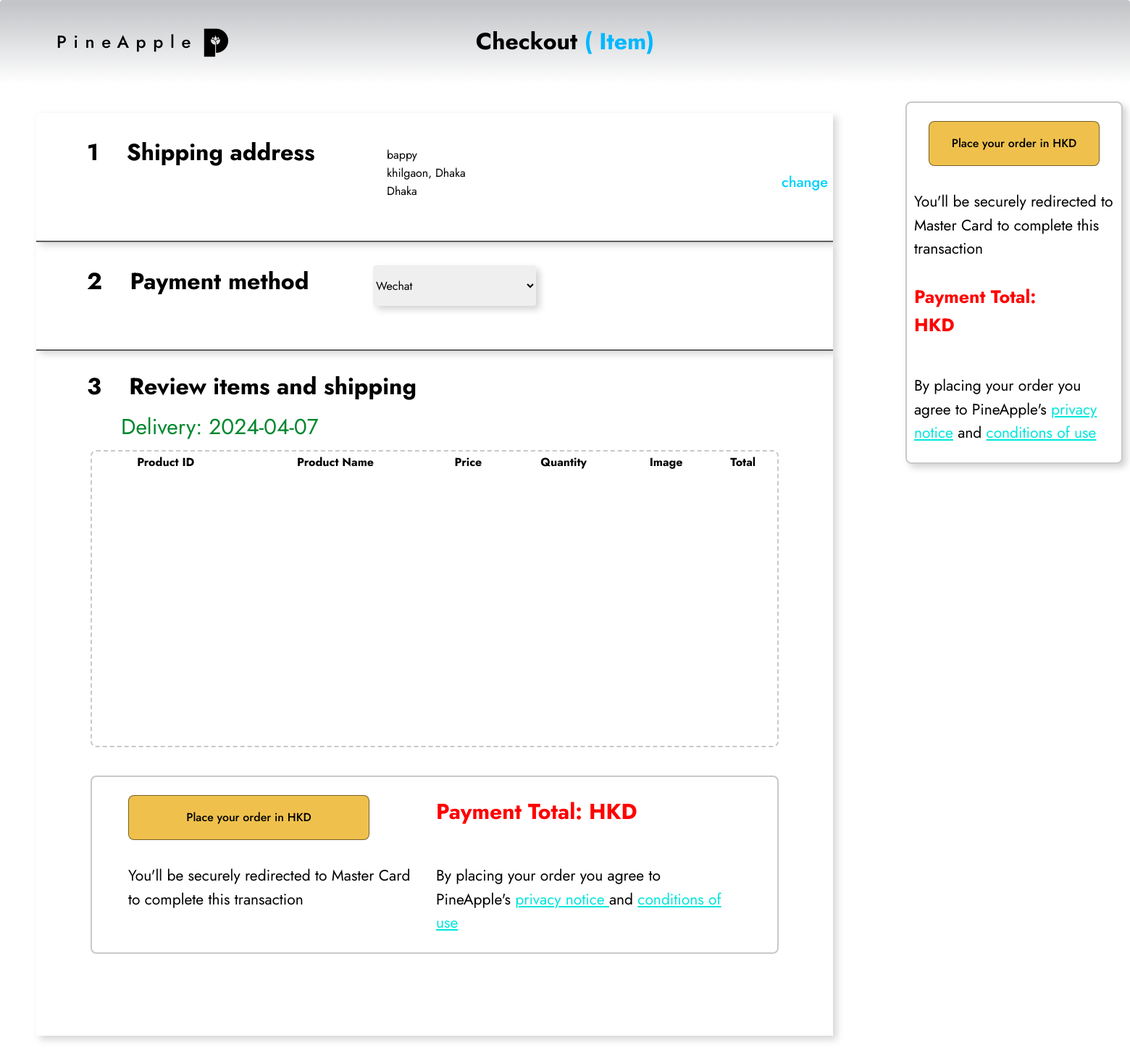
Screenshot of /payment.php (signed in) with the database file from the repository.
### tables this page shows
CREATE TABLE IF NOT EXISTS `tbl_customer` (
  `id` int NOT NULL AUTO_INCREMENT,
  `name` varchar(255) NOT NULL,
  `address` text NOT NULL,
  `city` varchar(30) NOT NULL,
  `country` varchar(30) NOT NULL,
  `zip` varchar(30) NOT NULL,
  `phone` varchar(30) NOT NULL,
  `email` varchar(255) NOT NULL,
  `pass` varchar(32) NOT NULL,
  PRIMARY KEY (`id`)
);

### classess/Customer.php (called while the page is built, shortened)
<?php
$filepath = realpath(dirname(__FILE__));
include_once ($filepath.'/../lib/Database.php');
?>
<?php
class Customer{
	private $db;
	public function __construct()
	{
		$this->db = new Database();
	}
	public function getCustomerData($id){
		$query = "SELECT * FROM tbl_customer WHERE id = '$id'";
		$result = $this->db->select($query);
		return $result;
	}
}
?>

### lib/Database.php (called while the page is built, shortened)
<?php
Class Database{
 public $host   = DB_HOST;
 public $user   = DB_USER;
 public $pass   = DB_PASS;
 public $dbname = DB_NAME;
 public $link;
private function connectDB(){
 $this->link = new mysqli($this->host, $this->user, $this->pass,
  $this->dbname);
 }
public function select($query){
  $result = $this->link->query($query) or
   die($this->link->error.__LINE__);
  if($result->num_rows > 0){
    return $result;
  } else {
    return false;
  }
 }
}

### lib/Session.php (called while the page is built, shortened)
<?php
class Session{
 public static function get($key){
  if (isset($_SESSION[$key])) {
   return $_SESSION[$key];
  } else {
   return false;
  }
 }
}
?>

### payment.php (the view, shortened to what this page needs)
<?php
include 'lib/Session.php';
include 'lib/Database.php';
$cmr = new Customer();
?>
<!DOCTYPE html>
<html lang="en">
  <head>
    <link
      rel="stylesheet"
      href="https://unpkg.com/animate.css@4.1.1/animate.css"
    />
    <link
      rel="stylesheet"
      href="https://unpkg.com/@teleporthq/teleport-custom-scripts/dist/style.css"
    />
  </head>
  <body>
    <link rel="stylesheet" href="./style.css" />
    <div>
      <link href="./payment.css" rel="stylesheet" />
      <div class="payment-container">
        <div class="payment-left">
          <div class="payment-address">
            <?php
              $id = Session::get("cmrId");
              $getdata = $cmr->getCustomerData($id);
              if ($getdata) {
                while ($result = $getdata->fetch_assoc()) {
            ?>
                <h1 class="payment-text">1&nbsp; &nbsp; Shipping address</h1>
                <ul class="payment-ul list">
                  <li class="list-item"><span><?php echo $result['name'];?></span></li>
                  <li class="list-item">
                    <span><?php echo $result['address'];?></span>
                  </li>
                  <li class="list-item">
                    <span><?php echo $result['city'];?></span>
                  </li>
                </ul>
                <a href="change-address.php" class="payment-change navbar-link">
                  change
                </a>
            <?php }} ?>
          </div>
          <div class="payment-paymentmethod">
            <h1 class="payment-text04">2&nbsp; &nbsp; Payment method</h1>
            <select name = "payment-method" size="1" class="payment-select1">
              <option value="Wechat">Wechat</option>
            </select>
          </div>
          <div class="payment-detail">
            <h1 class="payment-text07">
              3&nbsp; &nbsp; Review items and shipping
            </h1>
            <div class="payment-item">
            <table class="data display datatable" id="example" style="width: 1200px;">
              <thead>
                <tr>
                  <th>Product ID</th>
                  <th>Product Name</th>
                  <th>Price</th>
                  <th>Quantity</th>
                  <th>Image</th>
                  <th>Total</th>
                </tr>
              </thead>
	          </table>
            </div>
            <label class="payment-text08">Delivery: <?php echo date('Y-m-d');?></label>
            <div class="payment-payment">
              <button type="button" class="payment-button button">
                <a href="?orderid=Order">Place your order in HKD</a>
              </button>
              <span class="payment-text09">
                You'll be securely redirected to Master Card to complete this
                transaction
              </span>
              <label class="payment-text10">Payment Total: HKD <?php echo $sum;?></label>
              <span class="payment-text11">
                <span>By placing your order you agree to PineApple's</span>
                <a href="template.html" class="payment-navlink">
                  privacy notice
                </a>
                <span>and</span>
                <a href="template.html" class="payment-navlink1">
                  conditions of use
                </a>
              </span>
            </div>
          </div>
        </div>
        <div class="payment-head">
          <a href="index.php" class="payment-navlink2">
            <div class="logo-container navbar-logo-title logo-root-class-name6">
              <span class="logo-logo-center Logo navbar-logo-title">
                <span>PineApple</span>
              </span>
              <img
                alt="image"
                src="public/Pineapple Icons/logo_no_bg_2-200h.png"
                class="logo-image"
              />
            </div>
          </a>
          <h1>
            <span>Checkout</span>
            <span class="payment-text16">(<?php echo $qty;?> Item)</span>
          </h1>
        </div>
        <div class="payment-right">
          <button type="button" class="payment-button1 button">
            <a href="?orderid=Order">Place your order in HKD</a>
          </button>
          <span class="payment-text17">
            You'll be securely redirected to Master Card to complete this
            transaction
          </span>
          <label class="payment-text18">
            <span>Payment Total:</span>
            <br />
            <span>HKD <?php echo $sum;?></span>
          </label>
          <span class="payment-text22">
            <span>By placing your order you agree to PineApple's</span>
            <a href="template.html" class="payment-navlink3">privacy notice</a>
            <span>and</span>
            <a href="template.html" class="payment-navlink4">
              conditions of use
            </a>
          </span>
        </div>
      </div>
    </div>
  </body>
</html>

### style.css (style rules this page uses)
:root { --dl-color-gray-500: #595959; --dl-color-gray-700: #999999; --dl-color-gray-900: #D9D9D9; --dl-color-gray-950: #e5e5e5ff; --dl-size-size-large: 144px; --dl-size-size-small: 48px; --dl-color-gray-black: #000000; --dl-color-gray-white: #FFFFFF; --dl-size-size-medium: 96px; --dl-size-size-xlarge: 192px; --dl-size-size-xsmall: 16px; --dl-space-space-unit: 16px; --dl-size-size-xxlarge: 288px; --dl-color-gray-black50: #00000080; --dl-color-gray-black60: #00000099; --dl-color-gray-black80: #000000cc; --dl-color-pallet-green: #dfe7ddff; --dl-size-size-maxwidth: 1328px; --dl-color-pallet-yellow: #efc14cff; --dl-radius-radius-round: 50%; --dl-color-pallet-warning: #c92323ff; --dl-space-space-halfunit: 8px; --dl-space-space-sixunits: 96px; --dl-space-space-twounits: 32px; --dl-radius-radius-radius2: 2px; --dl-radius-radius-radius4: 4px; --dl-radius-radius-radius8: 8px; --dl-space-space-fiveunits: 80px; --dl-space-space-fourunits: 64px; --dl-space-space-threeunits: 48px; --dl-space-space-oneandhalfunits: 24px; }
.button { color: var(--dl-color-gray-black80); cursor: pointer; display: flex; padding: 0.5rem 1rem; position: relative; box-sizing: border-box; font-style: normal; transition: 0.3s; align-items: flex-start; flex-shrink: 1; font-weight: 500; line-height: 14px; padding-top: 12px; border-color: var(--dl-color-gray-black50); border-style: solid; border-width: 1px; padding-left: 24px; border-radius: 0px; padding-right: 24px; padding-bottom: 12px; text-decoration: none; }
.list { width: 100%; margin: 1em 0px 1em 0px; display: block; padding: 0px 0px 0px 1.5rem; list-style-type: none; list-style-position: outside; }
.list-item { display: list-item; }
.navbar-link { color: rgba(0, 0, 0, 1); cursor: pointer; height: auto; font-size: 13px; text-align: left; transition: 0.3s; font-family: Jost; font-weight: 500; text-decoration: none; }
.navbar-logo-title { color: var(--dl-color-gray-black); cursor: pointer; height: auto; font-size: 24px; transition: 0.3s; font-family: Jost; font-weight: 500; line-height: 20px; margin-left: var(--dl-space-space-fourunits); margin-right: var(--dl-space-space-fourunits); letter-spacing: 0.4em; text-decoration: none; }
.Logo { font-size: 24px; font-family: "Jost"; font-weight: 500; line-height: 20; letter-spacing: 0.4; text-transform: capitalize; text-decoration: none; }

### payment.php (style rules this page uses)
html { line-height: 1.15; }
body { margin: 0; }
* { box-sizing: border-box; border-width: 0; border-style: solid; }
p,li,ul,pre,div,h1,h2,h3,h4,h5,h6,figure,blockquote,figcaption { margin: 0; padding: 0; }
button { background-color: transparent; }
button,input,optgroup,select,textarea { font-family: inherit; font-size: 100%; line-height: 1.15; margin: 0; }
button,select { text-transform: none; }
button,[type="button"],[type="reset"],[type="submit"] { -webkit-appearance: button; }
a { color: inherit; text-decoration: inherit; }
img { display: block; }
html { scroll-behavior: smooth }
html { font-family: Jost; font-size: 16px; }
body { font-weight: 400; font-style:normal; text-decoration: none; text-transform: none; letter-spacing: 0.02; line-height: 1.55; color: var(--dl-color-gray-black); background-color: var(--dl-color-gray-white); }

### rows the page displays
tbl_customer: name "bappy", address "khilgaon, Dhaka", city "Dhaka"
